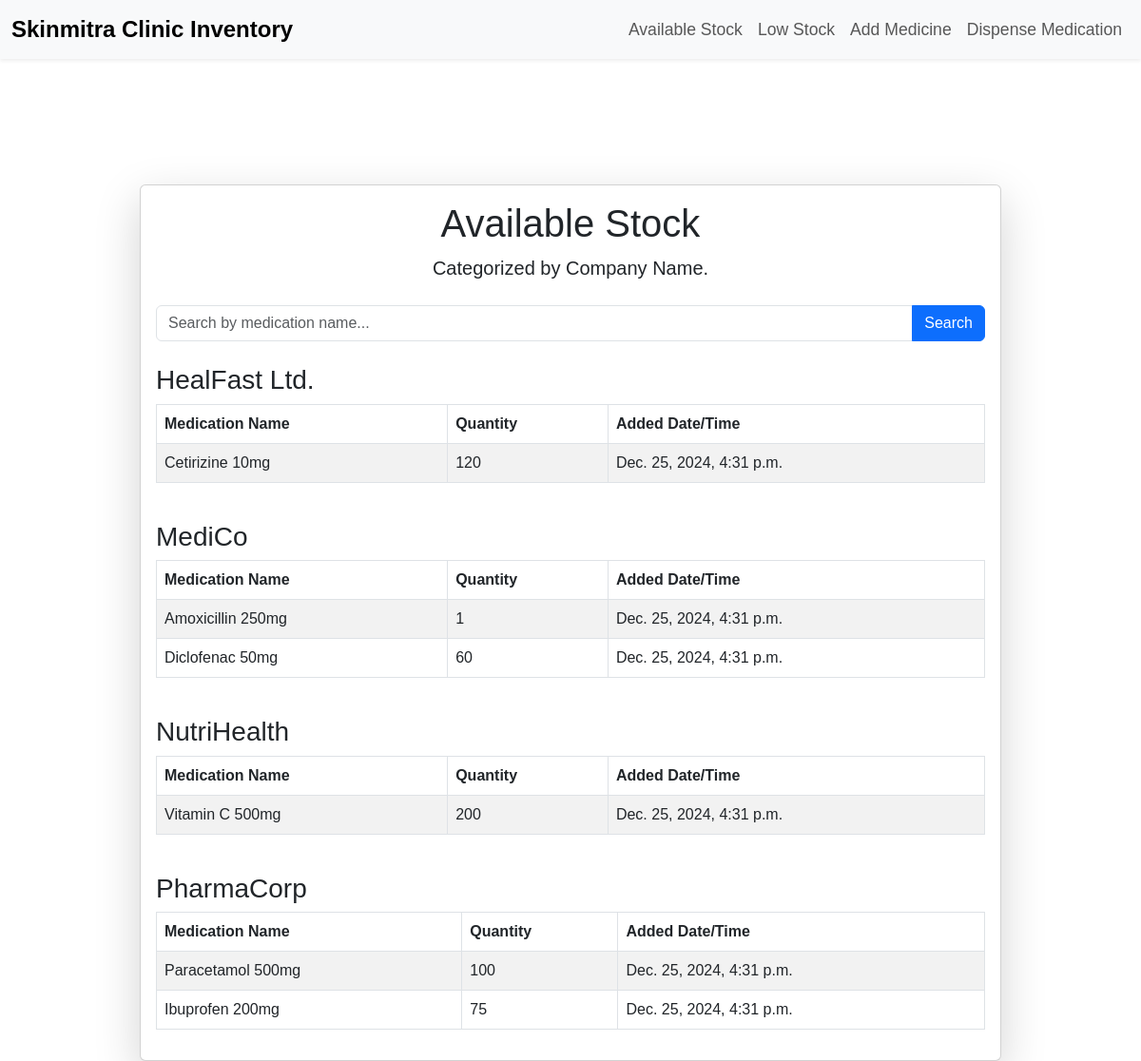
Screenshot of /available_stock/ with the database file from the repository.
### inventory/models.py (models this page shows, shortened)
class Medication(models.Model):
    name = models.CharField(max_length=100)
    quantity = models.IntegerField()
    date_added = models.DateTimeField(auto_now_add=True)
    expiry_date = models.DateField(null=True, blank=True)  # New field for expiry date
    company_name = models.CharField(max_length=255, default="Unknown")  # Add this field

### inventory/views.py (the view)
# urls.py: path('available_stock/', views.available_stock, name='available_stock'),
def available_stock(request):
    query = request.GET.get("search", "")  # Get the search query
    if query:
        medications = Medication.objects.filter(name__icontains=query, quantity__gt=0)
    else:
        medications = Medication.objects.filter(quantity__gt=0)
    grouped_medications = {}
    for company_name, meds in groupby(medications.order_by("company_name"), key=lambda x: x.company_name):
        grouped_medications[company_name] = list(meds)
    return render(
        request,
        "available_stock.html",
        {"grouped_medications": grouped_medications, "search_query": query},
    )

### inventory/templates/available_stock.html (shortened to what this page needs)
{% extends "base.html" %}
{% block content %}
<div class="container mt-5">
    <div class="row justify-content-center">
        <div class="col-md-10">
            <div class="card shadow-lg">
                <div class="card-body">
                    <div class="text-center mb-4">
                        <h1>Available Stock</h1>
                        <p class="lead">Categorized by Company Name.</p>
                    </div>
                    <form method="GET" action="{% url 'available_stock' %}" class="mb-4">
                        <div class="input-group">
                            <input
                                type="text"
                                name="search"
                                class="form-control"
                                placeholder="Search by medication name..."
                                value="{{ search_query }}"
                                aria-label="Search">
                            <button class="btn btn-primary" type="submit">Search</button>
                        </div>
                    </form>
                    {% for company, medications in grouped_medications.items %}
                    <h3 class="mt-4">{{ company }}</h3>
                    <div class="table-responsive">
                        <table class="table table-bordered table-striped">
                            <thead class="thead-dark">
                                <tr>
                                    <th>Medication Name</th>
                                    <th>Quantity</th>
                                    <th>Added Date/Time</th>
                                </tr>
                            </thead>
                            <tbody>
                                {% for medication in medications %}
                                <tr>
                                    <td>{{ medication.name }}</td>
                                    <td>{{ medication.quantity }}</td>
                                    <td>{{ medication.date_added }}</td>
                                </tr>
                                {% empty %}
                                <tr>
                                    <td colspan="3" class="text-center">No medications available.</td>
                                </tr>
                                {% endfor %}
                            </tbody>
                        </table>
                    </div>
                    {% endfor %}
                </div>
            </div>
        </div>
    </div>
</div>
{% endblock %}

### inventory/static/css/styles.css (style rules this page uses)
body { font-family: Arial, sans-serif; }
h1 { text-align: center; }

### inventory/templates/base.html (style rules this page uses)
.container { padding-top: 30px; }

### rows the page displays
Medication: company_name "HealFast Ltd.", name "Cetirizine 10mg", quantity "120", date_added "Dec. 25, 2024, 4:31 p.m."
Medication: company_name "MediCo", name "Amoxicillin 250mg", quantity "1", date_added "Dec. 25, 2024, 4:31 p.m."
Medication: name "Diclofenac 50mg", quantity "60", date_added "Dec. 25, 2024, 4:31 p.m."
Medication: company_name "NutriHealth", name "Vitamin C 500mg", quantity "200", date_added "Dec. 25, 2024, 4:31 p.m."
Medication: company_name "PharmaCorp", name "Paracetamol 500mg", quantity "100", date_added "Dec. 25, 2024, 4:31 p.m."
Medication: name "Ibuprofen 200mg", quantity "75", date_added "Dec. 25, 2024, 4:31 p.m."
